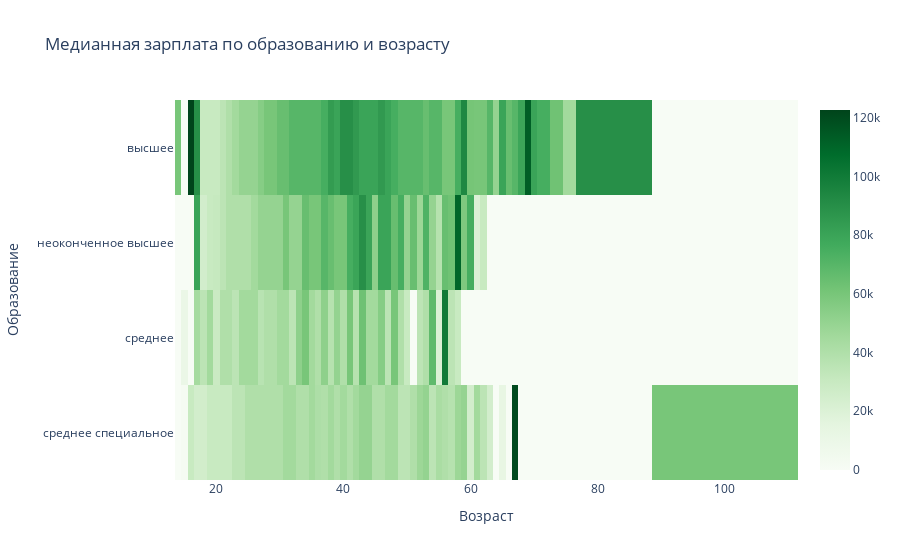

The cell this chart's notebook holds for it:
### Markdown cell above
7. Постройте сводную таблицу, иллюстрирующую зависимость **медианной** желаемой заработной платы от возраста (**"Возраст"**) и образования (**"Образование"**). На полученной сводной таблице постройте **тепловую карту**. Проанализируйте тепловую карту, сравнив показатели внутри групп.

### Code cell
# ваш код здесь
pivot = hh_data.pivot_table(
    index='Образование',
    columns='Возраст',
    values='ЗП(руб)',
    aggfunc='median',
    fill_value=0
)
fig = px.imshow(
    pivot,
    aspect='auto',
    color_continuous_scale='greens',
    title='Медианная зарплата по образованию и возрасту'
)
fig.show()

### Figure 1 — Plotly figure (JSON) as saved in the notebook; plotly's stock layout.template omitted (floating-point values rounded to 4 significant figures; data arrays with more than 128 entries replaced by an {"elided": "..."} marker saying what was removed)
{"data": [{"coloraxis": "coloraxis", "hovertemplate": "Возраст: %{x}<br>Образование: %{y}<br>color: %{z}<extra></extra>", "name": "0", "type": "heatmap", "x": [14, 15, 16, 17, 18, 19, 20, 21, 22, 23, 24, 25, 26, 27, 28, 29, 30, 31, 32, 33, 34, 35, 36, 37, 38, 39, 40, 41, 42, 43, 44, 45, 46, 47, 48, 49, 50, 51, 52, 53, 54, 55, 56, 57, 58, 59, 60, 61, 62, 63, 64, 65, 66, 67, 68, 69, 70, 71, 72, 73, 76, 77, 100], "xaxis": "x", "y": ["высшее", "неоконченное высшее", "среднее", "среднее специальное"], "yaxis": "y", "z": {"elided": "4x63 float values"}}], "layout": {"coloraxis": {"colorscale": [[0, "rgb(247,252,245)"], [0.125, "rgb(229,245,224)"], [0.25, "rgb(199,233,192)"], [0.375, "rgb(161,217,155)"], [0.5, "rgb(116,196,118)"], [0.625, "rgb(65,171,93)"], [0.75, "rgb(35,139,69)"], [0.875, "rgb(0,109,44)"], [1, "rgb(0,68,27)"]]}, "title": {"text": "Медианная зарплата по образованию и возрасту"}, "xaxis": {"anchor": "y", "domain": [0, 1], "title": {"text": "Возраст"}}, "yaxis": {"anchor": "x", "autorange": "reversed", "domain": [0, 1], "title": {"text": "Образование"}}}}
